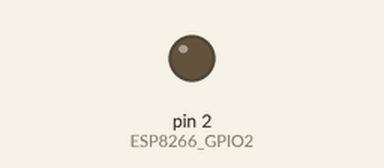
Recording of a sketch running on a simulated Arduino Uno, built with avr-gcc and run on an emulated ATmega328P. Parts: output pins drawn as LEDs (lit = HIGH). Pins used as bus, display or sensor lines are not drawn.

Above: at 0.5 s.
At 3.0 s:
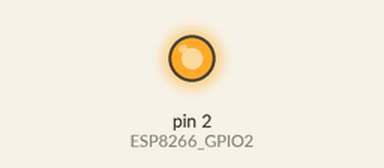
Timing chart, 0 to 6.5 s (numbered marks = the images above):
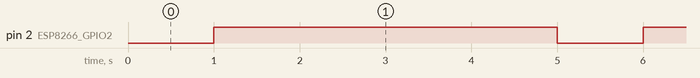

The sketch:

project_arduino_esp_wifi.ino
```cpp
/*
  PIN CONNECTIONS
  -------------------------------
  -------------------------------
  -------------------------------

*/

//= DEFINES ========================================================================================
#define ESP8266_BUILTIN_LED 1 // LOW is on and HIGH is off for blue led
#define ESP8266_GPIO0 0        // HIGH is 3.3V
#define ESP8266_GPIO2 2        // HIGH is 3.3V

//= INCLUDES =======================================================================================


//= CONSTANTS ======================================================================================
const int LED_INDICATOR_PIN = ESP8266_GPIO0;
const int D_PIN = ESP8266_GPIO2;


//= VARIABLES ======================================================================================


//==================================================================================================
//**************************************************************************************************
void setup() {
  // Open serial communications and wait for port to open:
  Serial.begin(115200);
  //
  pinMode(ESP8266_GPIO0, OUTPUT);
  //
  pinMode(ESP8266_GPIO2, OUTPUT);
}
//**************************************************************************************************
//==================================================================================================
void loop() {
  digitalWrite(ESP8266_GPIO0, HIGH);
  digitalWrite(ESP8266_GPIO2, LOW);
  delay(1000);

  digitalWrite(ESP8266_GPIO0, LOW);
  digitalWrite(ESP8266_GPIO2, HIGH);
  delay(4000);
}
//==================================================================================================
```

Measured:
- by itself, pin 2 (ESP8266_GPIO2): alternates HIGH for 4.0 s and LOW for 1.0 s
